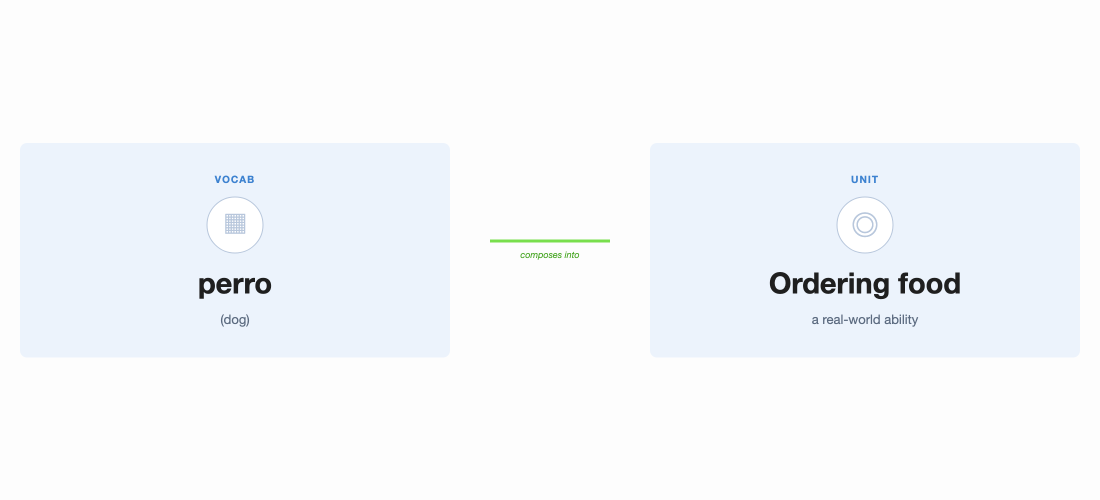
#> input picture skills/slides-polish/examples/_before_mock.png, 2200 x 1000 px (shown at 1/2 size)
$ python _make_hero.py
#> lines starting #> are read from the running program, lines starting #| are printed output that depends on the picture
#!/usr/bin/env python3
"""Stack the before/after PNGs into a single hero image for the README + LinkedIn post."""

from pathlib import Path
from PIL import Image, ImageDraw, ImageFont

HERE = Path(__file__).parent
BEFORE = HERE / "_before_mock.png"
AFTER = HERE / "example_body.png"
OUT = HERE / "before_after.png"

W, H = 2200, 1000
LABEL_H = 90
GAP = 30
HERO_W = W
HERO_H = LABEL_H + H + GAP + LABEL_H + H

hero = Image.new("RGB", (HERO_W, HERO_H), (253, 253, 253))
#> hero: PIL image 2200x2210 RGB; every value is 253
draw = ImageDraw.Draw(hero)

# Try to use a real font, fall back to default
def load_font(size):
#> called with size = 48
    candidates = [
        "/System/Library/Fonts/Supplemental/Arial Bold.ttf",
        "/System/Library/Fonts/Helvetica.ttc",
        "/System/Library/Fonts/Geneva.ttf",
    ]
    for path in candidates:
        try:
            return ImageFont.truetype(path, size)
        except OSError:
            continue
    return ImageFont.load_default()

label_font = load_font(48)
caption_font = load_font(28)

def draw_label(y, label, caption, label_color):
    # Label
#> called with y = 0, label = 'BEFORE', label_color = (180, 60, 60)
    draw.text((60, y + 14), label, fill=label_color, font=label_font)
    # Caption to the right of the label
    label_bbox = draw.textbbox((60, y + 14), label, font=label_font)
#> label_bbox = (60, 23, 252, 60)
    label_w = label_bbox[2] - label_bbox[0]
#> label_w = 192
    draw.text((60 + label_w + 28, y + 30), caption,
              fill=(92, 107, 128), font=caption_font)

# BEFORE block
draw_label(0, "BEFORE",
           "raw python-pptx primitives — no arrowhead, missing shadows, generic icons",
           (180, 60, 60))
before_img = Image.open(BEFORE).convert("RGB")
#> before_img is the input picture: PIL image 2200x1000 RGB; mean R, G, B 246.1, 248.5, 251.3
hero.paste(before_img, (0, LABEL_H))
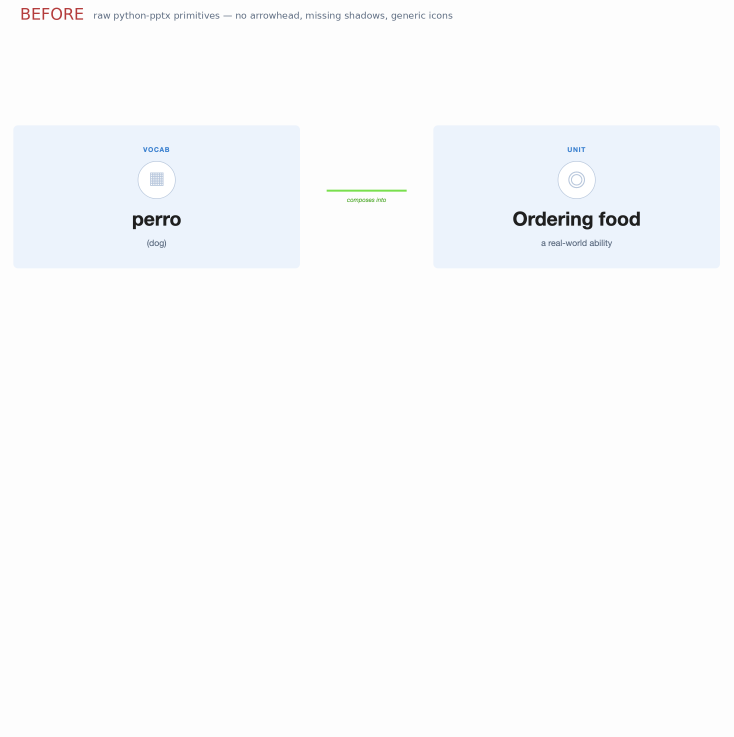
#> hero: PIL image 2200x2210 RGB (shown at 1/3 size); mean R, G, B 249.7, 250.7, 252

# AFTER block
y_after_label = LABEL_H + H + GAP
draw_label(y_after_label, "AFTER",
           "HTML/SVG → headless Chrome → PNG → embed in pptx",
           (61, 130, 90))
after_img = Image.open(AFTER).convert("RGB")
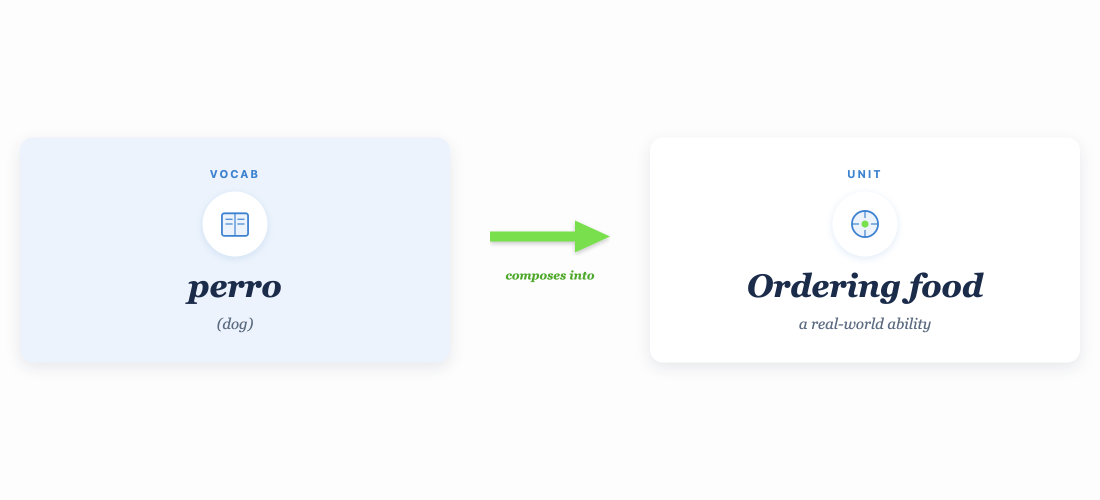
#> input picture skills/slides-polish/examples/example_body.png, 2200 x 1000 px (shown at 1/2 size)
#> after_img is the input picture: PIL image 2200x1000 RGB; mean R, G, B 247.9, 249.6, 251
hero.paste(after_img, (0, y_after_label + LABEL_H))

hero.save(OUT, "PNG", optimize=True)
print(f"wrote: {OUT}  ({HERO_W}x{HERO_H})")
